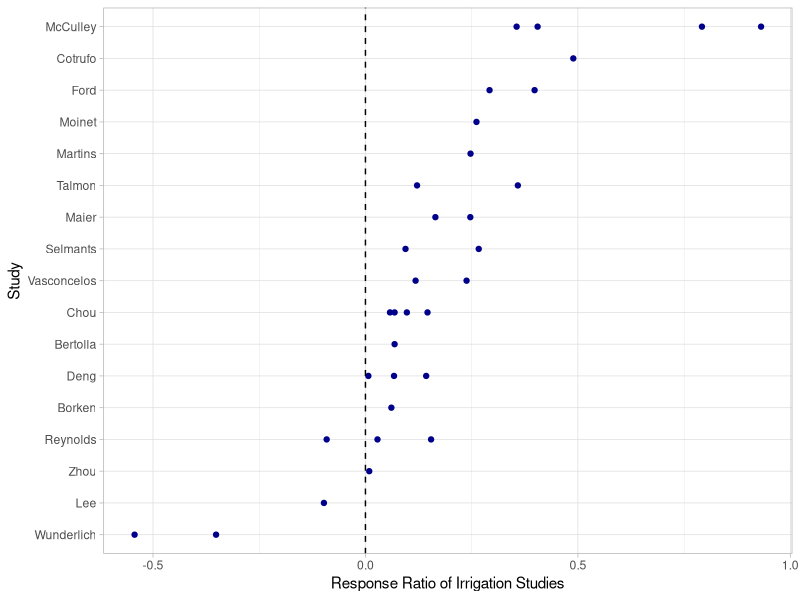
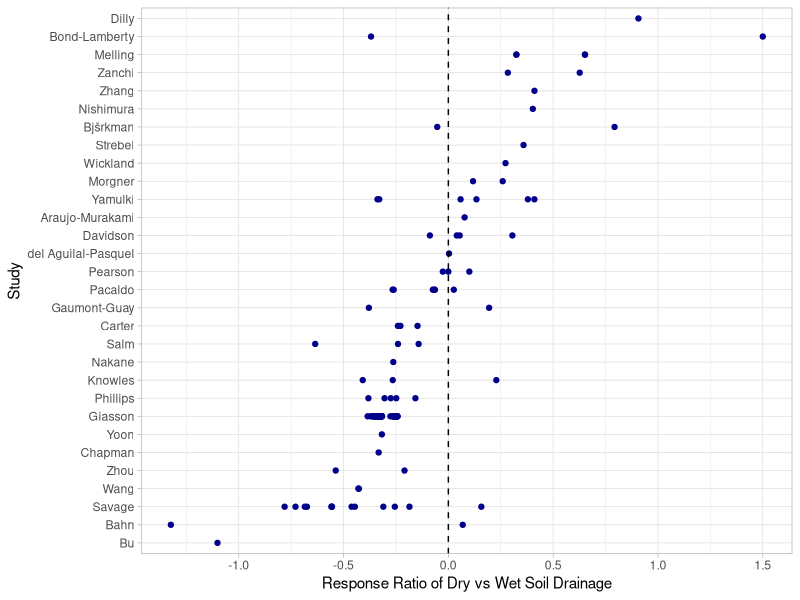
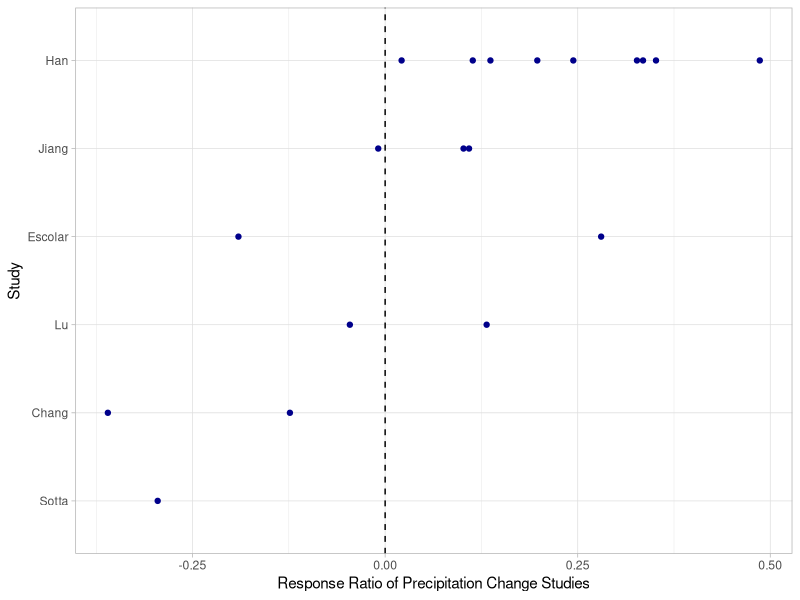

The R script that drew these images, in order: (Note: this script raises an error after producing the figures.)
## ---- chunk 1
# Load packages
library(readr)
library(dplyr)
library(tidyr)
library(ggplot2)
library(kableExtra)
library(forcats)

# Read in SRDB
read_csv("./rs/srdb-data.csv") %>% 
  select(Study_number, Author, Study_midyear, Ecosystem_type, 
         Manipulation, Manipulation_level, Rs_annual, Soil_drainage, Elevation) -> srdb

# Will turn this into a function once it works!!
# search_srdb <- function(srdb, data, column) {
#   # Function to search the Soil Respiration Database for specific data in a specified column
#   # Function will take in `srdb` (data frame of SRDB data), `data` a vector of values to search, and
#   # `column` chatacter string of the column name to search within; returns a dataframe with search results
#   
#   cat("Searching database for...", data,"...in the", column, "column")
#   
#   dplyr::filter(srdb, grepl(paste(data, collapse = "|"), x = column))
  
# }
## ---- chunk 2

#search_srdb(srdb, data = hydro, column = 'Manipulation')

# Filter for studies with irrigation only manipulations
srdb %>% 
  #explain filter expression here
  filter(grepl("^Irrigat[a-z]*$", Manipulation, ignore.case = TRUE)) %>% 
  distinct(Study_number) %>% 
  left_join(srdb, by = "Study_number") %>%
  # Filter for rows with control and irrigation rows
  group_by(Study_number) %>% 
  filter(Manipulation == "None" |
           grepl("^Irrigat[a-z]*$", Manipulation, ignore.case = TRUE))  -> irrigation

# Summarise and count the number of studies
irrigation %>% 
  group_by(Ecosystem_type) %>% 
  summarise(n_studies = length(unique(Study_number))) %>% 
  mutate(M_Type = "Irrigated") %>% 
  arrange(desc(n_studies)) %>% 
  rename(Ecosystem_Type = Ecosystem_type) %>% 
  select(M_Type, Ecosystem_Type, n_studies) -> irr_summary

# Make table display
kable(irr_summary) %>% kable_styling(full_width = F)

#ADD COMMENT
irrigation %>% 
  filter(Ecosystem_type %in% c("Forest", "Grassland", "Agriculture")) %>%
  group_by(Ecosystem_type, Manipulation, Manipulation_level) %>% 
  summarise(n_obs = n())

irrigation %>% 
  filter(Manipulation == "None") %>% 
  group_by(Study_number, Ecosystem_type, Study_midyear) %>% 
  summarise(Rs_none = mean(Rs_annual, na.rm = TRUE)) %>% 
  filter(!is.na(Rs_none)) %>% 
  left_join(irrigation, by = c("Study_number", "Ecosystem_type", "Study_midyear")) %>% 
  mutate(rr = log(Rs_annual / Rs_none), 
         Study = paste(Author, floor(Study_midyear))) %>% 
  filter(Manipulation != "None")  -> irr_resp

  ggplot(irr_resp, aes(x = rr, y = fct_reorder(Author, rr))) + 
    geom_point(colour = "darkblue") + 
    geom_vline(xintercept = 0, linetype = "dashed") + 
    labs(x = "Response Ratio of Irrigation Studies", y = "Study") +
    theme_light()

## ---- chunk 3

drainage <- c("Dry", "Wet")
# Need studies that have BOTH dry and wet drainage 

srdb %>%   
  group_by(Study_number) %>% 
  dplyr::filter(grepl(paste(drainage, collapse = "|"), x = Soil_drainage)) %>% 
  # Count the number of unique soil drainage types per study 
  summarise(n_drain = length(unique(Soil_drainage))) %>% 
  # We only want studies with 2 or more soil drainage types
  filter(n_drain > 1) %>% left_join(srdb, by = "Study_number") -> drainage_type

drainage_type %>% 
  group_by(Ecosystem_type) %>% 
  summarise(n_studies = length(unique(Study_number))) %>% 
  mutate(M_Type = "Soil drainage") %>% 
  arrange(desc(n_studies)) %>% 
  rename(Ecosystem_Type = Ecosystem_type) %>% 
  select(M_Type, Ecosystem_Type, n_studies) -> drain_summary

kable(drain_summary) %>% kable_styling(full_width = F)

drainage_type %>% 
  filter(Ecosystem_type == c("Forest", "Grassland", "Agriculture")) %>% 
  group_by(Ecosystem_type, Soil_drainage) %>% 
  summarise(n_obs = n())

drainage_type %>% 
  filter(Manipulation == "None", Soil_drainage == "Wet") %>% 
  group_by(Study_number, Ecosystem_type, Study_midyear) %>% 
  summarise(Rs_wet = mean(Rs_annual, na.rm = TRUE)) %>% 
  filter(!is.na(Rs_wet)) %>% 
  left_join(drainage_type, by = c("Study_number", "Ecosystem_type", "Study_midyear")) %>% 
  filter(Soil_drainage == "Dry") %>% 
  mutate(rr = log(Rs_wet / Rs_annual), 
         Study = paste(Author, floor(Study_midyear))) -> drainage_resp

  ggplot(drainage_resp, aes(x = rr, y = fct_reorder(Author, rr))) + 
    geom_point(colour = "darkblue") + 
    geom_vline(xintercept = 0, linetype = "dashed") + 
    labs(x = "Response Ratio of Dry vs Wet Soil Drainage", y = "Study") +
    theme_light()

## ---- chunk 4
  
srdb %>% 
  filter(grepl("^Precipitation amount change[a-z]*$", Manipulation, ignore.case = TRUE)) %>%
  distinct(Study_number) %>% 
  left_join(srdb, by = "Study_number") %>%
  group_by(Study_number) %>% 
  filter(Manipulation == "None" | 
           grepl("^Precipitation amount change[a-z]*$", Manipulation, ignore.case = TRUE)) -> precipitation

precipitation %>% 
  group_by(Ecosystem_type) %>% 
  summarise(n_studies = length(unique(Study_number))) %>% 
  mutate(M_Type = "Precipitation") %>% 
  arrange(desc(n_studies)) %>% 
  rename(Ecosystem_Type = Ecosystem_type) %>% 
  select(M_Type, Ecosystem_Type, n_studies) -> precip_summary

kable(precip_summary) %>% kable_styling(full_width = F)

precipitation %>% 
  filter(Manipulation == "None") %>% 
  group_by(Study_number, Ecosystem_type, Study_midyear) %>% 
  summarise(Rs_none = mean(Rs_annual, na.rm = TRUE)) %>% 
  filter(!is.na(Rs_none)) %>% 
  left_join(precipitation, by = c("Study_number", "Ecosystem_type", "Study_midyear")) %>% 
  mutate(rr = log(Rs_annual / Rs_none), 
         Study = paste(Author, floor(Study_midyear))) %>% 
  filter(Manipulation != "None")  -> precip_resp

  ggplot(precip_resp, aes(x = rr, y = fct_reorder(Author, rr))) + 
    geom_point(colour = "darkblue") + 
    geom_vline(xintercept = 0, linetype = "dashed") + 
    labs(x = "Response Ratio of Precipitation Change Studies", y = "Study") +
    theme_light()

## ---- chunk 5

srdb %>%   
  group_by(Study_number) %>% 
  summarise(n_elev = length(unique(Elevation))) %>% 
  filter(n_elev > 1) %>% 
  left_join(srdb, by = "Study_number") -> elevation

elevation %>% 
  group_by(Ecosystem_type) %>% 
  summarise(n_studies = length(unique(Study_number))) %>% 
  mutate(M_Type = "Elevation") %>% 
  arrange(desc(n_studies)) %>% 
  rename(Ecosystem_Type = Ecosystem_type) %>% 
  select(M_Type, Ecosystem_Type, n_studies) -> elevat_summary

kable(elevat_summary) %>% kable_styling(full_width = F)

# elevation %>% 
#   filter(Manipulation == "None") %>% 
#   group_by(Study_number, Ecosystem_type, Study_midyear, Elevation) %>% 
#   summarise(Rs_mean = mean(Rs_annual, na.rm = TRUE)) %>% 
#   filter(!is.na(Rs_wet)) %>% 
#   left_join(drainage_type, by = c("Study_number", "Ecosystem_type", "Study_midyear")) %>% 
#   mutate(rr = log(Rs_mean / Rs_annual), 
#          Study = paste(Author, floor(Study_midyear))) -> test
# 
#   ggplot(test, aes(x = rr, y = fct_reorder(Author, rr))) + 
#     geom_point(colour = "darkblue") + 
#     geom_vline(xintercept = 0, linetype = "dashed") + 
#     labs(x = "Response Ratio of Dry vs Wet Soil Drainage", y = "Study") +
#     theme_light()

## ---- chunk 6

# We only want to see the number of studies for forest ecosystems 

bind_rows(irr_summary, drain_summary, precip_summary, elevat_summary) %>% 
  filter(Ecosystem_Type == "Forest") %>% kable() %>% kable_styling(full_width = F)

irrigation %>% 
  bind_rows(precipitation, drainage_type, elevat_summary) %>%
  ungroup %>% 
  filter(Ecosystem_type %in% c("Forest", "Grassland", "Agriculture"),
         Manipulation %in% c("Drought", "Irrigated", 
                             "Precipitation amount change", "None")) %>% 
  group_by(Ecosystem_type, Manipulation) %>% 
  summarise(n_Rs_annual = length(!is.na(Rs_annual)),
            n_Rs_growingseason = length(!is.na(Rs_growingseason))) %>% 
  arrange(desc(n_Rs_annual)) %>% 
  kable() %>% kable_styling(full_width = F)
